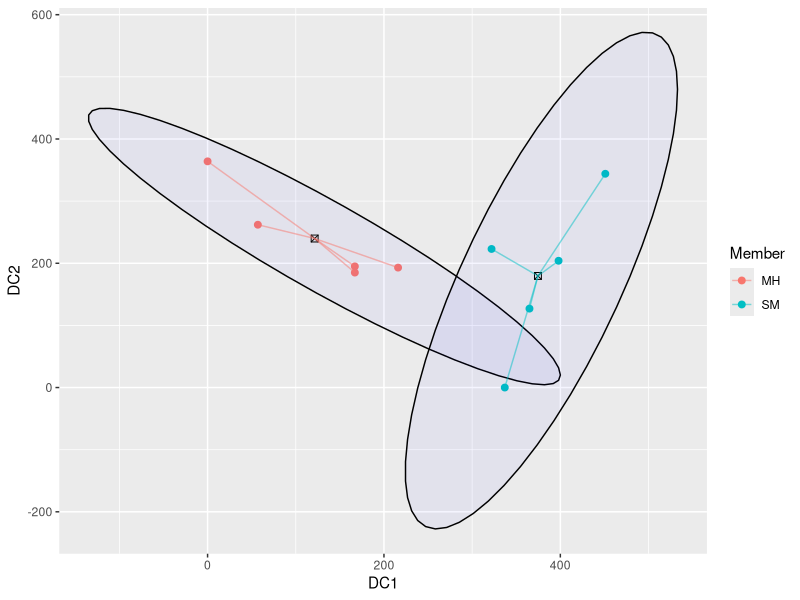
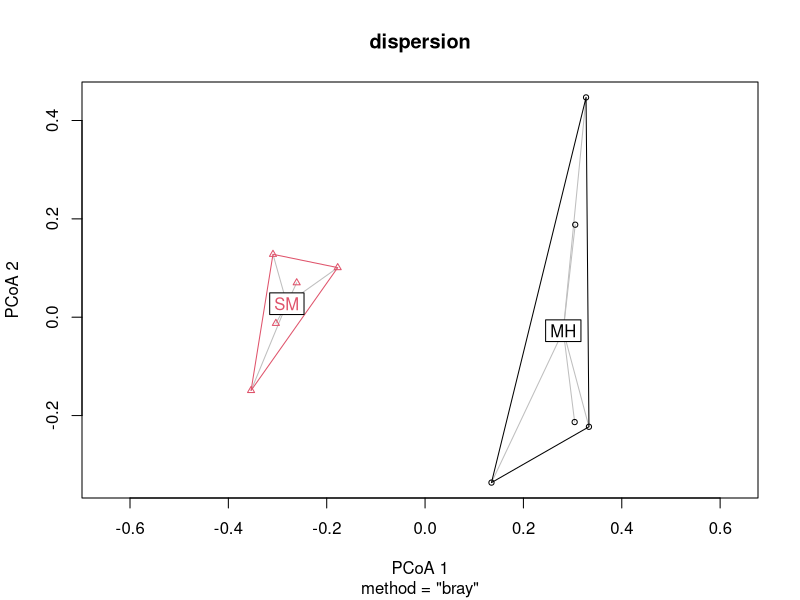

Write the R code that produced these figures, in order. (Note: this script raises an error after producing the figures.)
## ---- chunk 1
library(tidyverse)
library(dplyr)
library(ggplot2)
library(vegan)
## ---- chunk 2
spONLY_raw<- read_csv("sp_trans.csv", col_names = TRUE)
spONLY_raw
## ---- chunk 3
spONLY_SMMH<- spONLY_raw[spONLY_raw$Member != "RM",]
spONLY_SMMH

#just numeric data
spONLY_SMMH_num<-spONLY_SMMH[,3:198] 
spONLY_SMMH_num
## ---- chunk 4
#Making a separate variable to be thorough
perm_data_SMMH<- (spONLY_SMMH_num)
perm_data_SMMH
## ---- chunk 5
dcadata<- read_csv("sp_dca.csv", col_names = TRUE)
dcadata

dcadataSMMH<- dcadata[dcadata$Member != "RM",]
dcadataSMMH

#Extracting DCA scores
dca_scoresSMMH<- dcadataSMMH[,3:4]
dca_scoresSMMH

## ---- chunk 6
dcagroup_centroids_SMMH <- data.frame(
  Member = c("SM", "MH"),
  Centroid_X = c(mean(dca_scoresSMMH$`Axis 1`[dcadataSMMH$Member == "SM"]),
                 mean(dca_scoresSMMH$`Axis 1`[dcadataSMMH$Member == "MH"])),
  Centroid_Y = c(mean(dca_scoresSMMH$`Axis 2`[dcadataSMMH$Member == "SM"]),
                 mean(dca_scoresSMMH$`Axis 2`[dcadataSMMH$Member == "MH"]))
)


## ---- chunk 7
dcaplot_data_SMMH <-data.frame(
  Member = dcadataSMMH$Member,
  DC1 = dca_scoresSMMH$`Axis 1`,
  DC2 = dca_scoresSMMH$`Axis 2`,
  xend = c(rep(dcagroup_centroids_SMMH[1,2],5), rep(dcagroup_centroids_SMMH[2,2],5)),
  yend = c(rep(dcagroup_centroids_SMMH[1,3],5), rep(dcagroup_centroids_SMMH[2,3],5))
)

dcaplot_data_SMMH
## ---- chunk 8
ggplot(dcaplot_data_SMMH, aes(DC1,DC2))+
  geom_point(aes(color = Member), size = 2) +
  stat_ellipse(geom = "polygon", alpha = 0.04, aes(group = Member),
               color = "black", fill = "blue")+
  geom_point(data = dcagroup_centroids_SMMH, aes(x = Centroid_X, y = Centroid_Y),
             color = "black", size = 2, shape = 7)+
  geom_segment(data = dcaplot_data_SMMH, aes(x =DC1, y = DC2, 
                                        xend = xend, yend = yend, color = Member), alpha = 0.5)

## ---- chunk 9
perm_distSMMH<-vegdist(perm_data_SMMH, method = 'bray')
perm_distSMMH

## ---- chunk 10
#Create empty matrix
dist_mat_SMMH= matrix(0, nrow = 10, ncol = 10)

#Setting below diagonal to perm_dost values, and above the diagonal to empty
dist_mat_SMMH[lower.tri(dist_mat_SMMH)] <- perm_distSMMH
dist_mat_SMMH[upper.tri(dist_mat_SMMH)]<- ""
dist_mat_SMMH

#making it a df
perm_distSMMH_df<- as.data.frame(dist_mat_SMMH, row.names = NULL)
perm_distSMMH_df

#setting col and rownames so we can see what distance we are calculating
rownames(perm_distSMMH_df)<- spONLY_SMMH$`Sample ID`
colnames(perm_distSMMH_df)<- spONLY_SMMH$`Sample ID`

write_csv(perm_distSMMH_df, "sp_dist_SMMH.csv")
perm_distSMMH_df
## ---- chunk 11
#Assumptions- I don't think this applies to us, but keeping it in.
dispersion<-betadisper(perm_distSMMH, group=spONLY_SMMH$Member,type = "centroid")

plot(dispersion)

anova(dispersion)

## ---- chunk 12
Perma_result <- adonis2(perm_distSMMH~as.factor(dcaplot_data_SMMH$Member), data = perm_distSMMH,
                        permutations = 10000)
Perma_result

## ---- chunk 13
Perma_result1 <- adonis2(perm_distSMMH~as.factor(dcaplot_data_SMMH$Member), data = perm_distSMMH,
                         permutations = 10000)
Perma_result1

#Extracting perm results
permustats_results1<- permustats(Perma_result1)
#permustats_results1

#calculating mean and se
means_and_se1<- mean_se(permustats_results1$permutations, mult = 1)

## ---- chunk 14
Perma_result2 <- adonis2(perm_distSMMH~as.factor(dcaplot_data_SMMH$Member), data = perm_distSMMH,
                         permutations = 10000)
Perma_result2

#Extracting perm results
permustats_results2<- permustats(Perma_result2)
#permustats_results2

#calculating mean and se
means_and_se2<- mean_se(permustats_results2$permutations, mult = 1)

## ---- chunk 15
Perma_result3 <- adonis2(perm_distSMMH~as.factor(dcaplot_data_SMMH$Member), data = perm_distSMMH,
                         permutations = 10000)
Perma_result3

#Extracting perm results
permustats_results3<- permustats(Perma_result3)
#permustats_results3

#calculating mean and se
means_and_se3<- mean_se(permustats_results3$permutations, mult = 1)

## ---- chunk 16
Perma_result4 <- adonis2(perm_distSMMH~as.factor(dcaplot_data_SMMH$Member), data = perm_distSMMH,
                         permutations = 10000)
Perma_result4

#Extracting perm results
permustats_results4<- permustats(Perma_result4)
#permustats_results4

#calculating mean and se
means_and_se4<- mean_se(permustats_results4$permutations, mult = 1)

## ---- chunk 17
Perma_result5 <- adonis2(perm_distSMMH~as.factor(dcaplot_data_SMMH$Member), data = perm_distSMMH,
                         permutations = 10000)
Perma_result5

#Extracting perm results
permustats_results5<- permustats(Perma_result5)
#permustats_results5

#calculating mean and se
means_and_se5<- mean_se(permustats_results5$permutations, mult = 1)

## ---- chunk 18
Perma_result6 <- adonis2(perm_distSMMH~as.factor(dcaplot_data_SMMH$Member), data = perm_distSMMH,
                         permutations = 10000)
Perma_result6

#Extracting perm results
permustats_results6<- permustats(Perma_result6)
#permustats_results6

#calculating mean and se
means_and_se6<- mean_se(permustats_results6$permutations, mult = 1)

## ---- chunk 19
Perma_result7 <- adonis2(perm_distSMMH~as.factor(dcaplot_data_SMMH$Member), data = perm_distSMMH,
                         permutations = 10000)
Perma_result7

#Extracting perm results
permustats_results7<- permustats(Perma_result7)
#permustats_results7

#calculating mean and se
means_and_se7<- mean_se(permustats_results7$permutations, mult = 1)

## ---- chunk 20
Perma_result8 <- adonis2(perm_distSMMH~as.factor(dcaplot_data_SMMH$Member), data = perm_distSMMH,
                         permutations = 10000)
Perma_result8

#Extracting perm results
permustats_results8<- permustats(Perma_result8)
#permustats_results8

#calculating mean and se
means_and_se8<- mean_se(permustats_results8$permutations, mult = 1)

## ---- chunk 21
Perma_result9 <- adonis2(perm_distSMMH~as.factor(dcaplot_data_SMMH$Member), data = perm_distSMMH,
                         permutations = 10000)
Perma_result9

#Extracting perm results
permustats_results9<- permustats(Perma_result9)
#permustats_results9

#calculating mean and se
means_and_se9<- mean_se(permustats_results9$permutations, mult = 1)

## ---- chunk 22
Perma_result10 <- adonis2(perm_distSMMH~as.factor(dcaplot_data_SMMH$Member), data = perm_distSMMH,
                         permutations = 10000)
Perma_result10

#Extracting perm results
permustats_results10<- permustats(Perma_result10)
#permustats_results10

#calculating mean and se
means_and_se10<- mean_se(permustats_results10$permutations, mult = 1)
